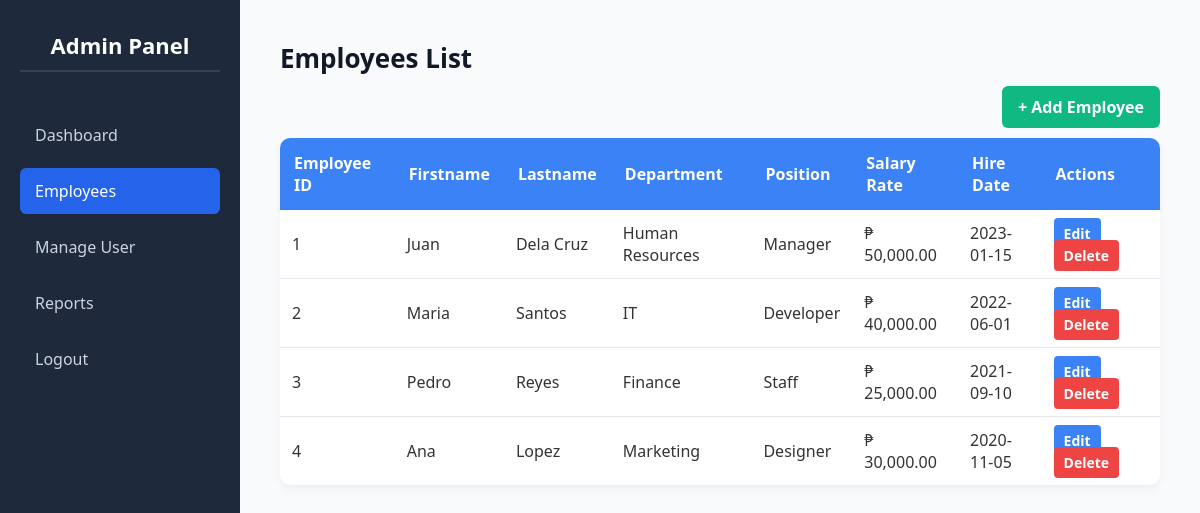
Page /admin/employee.php on the committed database.
### tables this page shows
CREATE TABLE IF NOT EXISTS employees (
    employee_id INT AUTO_INCREMENT PRIMARY KEY,
    firstname VARCHAR(100) NOT NULL,
    lastname VARCHAR(100) NOT NULL,
    department_id INT NOT NULL,
    position_id INT NOT NULL,
    salary_rate DECIMAL(10,2) NOT NULL DEFAULT 0.00,
    hire_date DATE NOT NULL,
    FOREIGN KEY (department_id) REFERENCES departments(department_id),
    FOREIGN KEY (position_id) REFERENCES positions(position_id)
);

CREATE TABLE IF NOT EXISTS departments (
    department_id INT AUTO_INCREMENT PRIMARY KEY,
    department_name VARCHAR(100) NOT NULL
);

CREATE TABLE IF NOT EXISTS positions (
    position_id INT AUTO_INCREMENT PRIMARY KEY,
    position_name VARCHAR(100) NOT NULL,
    salary_rate DECIMAL(10,2) NOT NULL
    
);

### admin/employee.php (the view, shortened to what this page needs)
<?php
$conn = new mysqli("localhost", "root", "", "payroll");
$sql = "SELECT
            e.employee_id,
            e.firstname,
            e.lastname,
            d.department_name,
            p.position_name,
            p.salary_rate,
            e.hire_date
        FROM employees e
        JOIN departments d ON e.department_id = d.department_id
        JOIN positions p ON e.position_id = p.position_id
        ORDER BY e.employee_id";
$result = $conn->query($sql);
?>
<!DOCTYPE html>
<html lang="en">
<head>
    <link rel="stylesheet" href="employee.css">
</head>
<body>
<div class="sidebar">
    <h2>Admin Panel</h2>
    <a href="dashboard.php">Dashboard</a>
    <a href="employee.php" class="active">Employees</a>
    <a href="manageuser.php">Manage User</a>
    <a href="">Reports</a>
    <a href="logout.php">Logout</a>
</div>
<div class="main-content">
    <h2>Employees List</h2>
    <div class="actions">
        <a href="addemployee.php" class="btn-add">+ Add Employee</a>
    </div>
    <table>
        <thead>
            <tr>
                <th>Employee ID</th>
                <th>Firstname</th>
                <th>Lastname</th>
                <th>Department</th>
                <th>Position</th>
                <th>Salary Rate</th>
                <th>Hire Date</th>
                <th>Actions</th>
            </tr>
        </thead>
        <tbody>
            <?php
            if ($result->num_rows > 0) {
                while($row = $result->fetch_assoc()) {
                    echo "<tr>";
                    echo "<td>" . htmlspecialchars($row['employee_id']) . "</td>";
                    echo "<td>" . htmlspecialchars($row['firstname']) . "</td>";
                    echo "<td>" . htmlspecialchars($row['lastname']) . "</td>";
                    echo "<td>" . htmlspecialchars($row['department_name']) . "</td>";
                    echo "<td>" . htmlspecialchars($row['position_name']) . "</td>";
                    echo "<td>₱ " . number_format($row['salary_rate'], 2) . "</td>";
                    echo "<td>" . htmlspecialchars($row['hire_date']) . "</td>";
                    echo "<td>
                        <a href='edit.php?id={$row['employee_id']}' class='btn-edit'>Edit</a>
                        <a href='delete.php?id={$row['employee_id']}' class='btn-delete' onclick='return confirm(\"Are you sure?\")'>Delete</a>
                    </td>";
                    echo "</tr>";
                }
            } else {
                echo "<tr><td colspan='8' style='text-align:center;'>No employees found.</td></tr>";
            }
            ?>
        </tbody>
    </table>
</div>
</body>
</html>

### admin/employee.css (style rules this page uses)
* { margin: 0; padding: 0; box-sizing: border-box; }
body { font-family: 'Segoe UI', Tahoma, Geneva, Verdana, sans-serif; display: flex; height: 100vh; background-color: #f9fafb; color: #333; }
.sidebar { width: 240px; background: #1e293b; color: #fff; padding: 30px 20px; flex-shrink: 0; display: flex; flex-direction: column; gap: 10px; }
.sidebar h2 { text-align: center; margin-bottom: 30px; font-size: 22px; border-bottom: 2px solid #334155; padding-bottom: 10px; }
.sidebar a { color: #cbd5e1; text-decoration: none; padding: 12px 15px; border-radius: 6px; transition: 0.2s ease; }
.sidebar a.active, .sidebar a:hover { background-color: #2563eb; color: white; }
.main-content { flex: 1; padding: 40px; overflow-y: auto; }
.main-content h2 { font-size: 26px; margin-bottom: 20px; color: #111827; }
table { width: 100%; border-collapse: collapse; background-color: white; border-radius: 10px; overflow: hidden; box-shadow: 0 4px 8px rgba(0,0,0,0.05); }
thead { background-color: #3b82f6; color: white; }
thead th { padding: 14px; text-align: left; }
tbody td { padding: 12px; border-bottom: 1px solid #e5e7eb; }
tbody tr:last-child td { border-bottom: none; }
.actions { margin-bottom: 20px; text-align: right; }
.btn-add { padding: 10px 16px; background-color: #10b981; color: white; border-radius: 6px; text-decoration: none; font-weight: bold; transition: 0.2s ease; }
.btn-edit, .btn-delete { padding: 6px 10px; margin-right: 5px; border-radius: 4px; text-decoration: none; font-size: 14px; font-weight: bold; }
.btn-edit { background-color: #3b82f6; color: white; }
.btn-delete { background-color: #ef4444; color: white; }

### rows in the picture
employees: employee_id "1", firstname "Juan", lastname "Dela Cruz", department.department_name "Human Resources", position.position_name "Manager", position.salary_rate "50,000.00", hire_date "2023-01-15"
employees: employee_id "2", firstname "Maria", lastname "Santos", department.department_name "IT", position.position_name "Developer", position.salary_rate "40,000.00", hire_date "2022-06-01"
employees: employee_id "3", firstname "Pedro", lastname "Reyes", department.department_name "Finance", position.position_name "Staff", position.salary_rate "25,000.00", hire_date "2021-09-10"
employees: employee_id "4", firstname "Ana", lastname "Lopez", department.department_name "Marketing", position.position_name "Designer", position.salary_rate "30,000.00", hire_date "2020-11-05"
